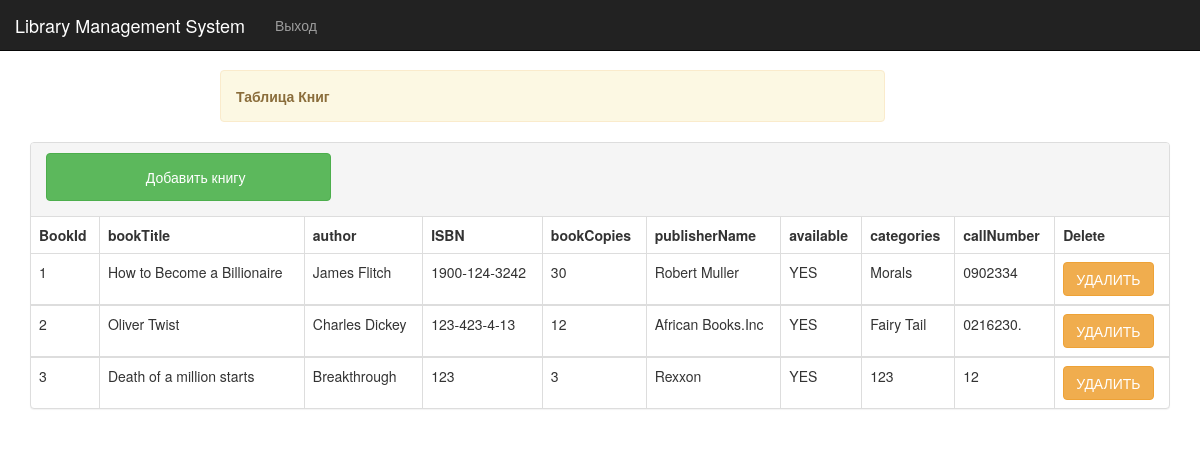
Page /bookstable.php on the earlier database version.
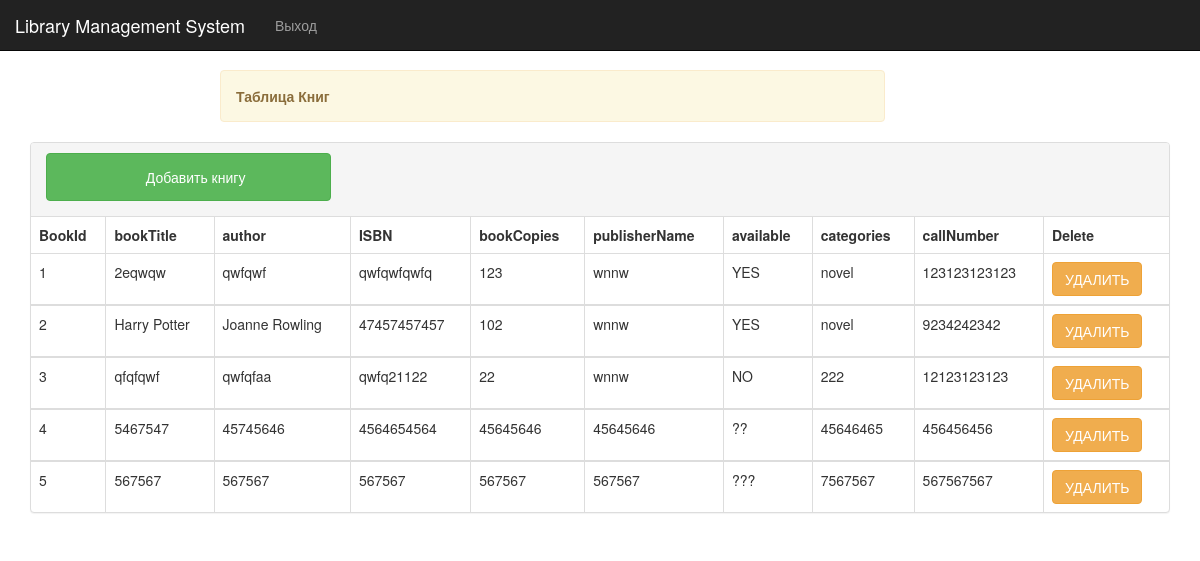
Same page on the later database version.
### tables this page shows
CREATE TABLE `books` (
  `bookId` int(11) NOT NULL,
  `bookTitle` varchar(150) NOT NULL,
  `author` varchar(60) NOT NULL,
  `ISBN` varchar(30) NOT NULL,
  `bookCopies` varchar(10) NOT NULL,
  `publisherName` varchar(60) NOT NULL,
  `available` varchar(10) NOT NULL,
  `categories` varchar(30) NOT NULL,
  `callNumber` varchar(30) NOT NULL
);

### bookstable.php (the view, shortened to what this page needs)
<?php
require 'includes/db-inc.php';
include "includes/header.php";
?>
<div class="container">
    <?php include "includes/nav.php"; ?>
	<div class="alert alert-warning col-lg-7 col-md-12 col-sm-12 col-xs-12 col-lg-offset-2 col-md-offset-0 col-sm-offset-1 col-xs-offset-0" style="margin-top:70px">
	    <strong>Таблица Книг</strong>
	</div>
	</div>
	<div class="container">
		<div class="panel panel-default">
		  <div class="panel-heading">
		  	<div class="row">
		  	  <a href="addbook.php"><button class="btn btn-success col-lg-3 col-md-4 col-sm-11 col-xs-11 button" style="margin-left: 15px;margin-bottom: 5px"><span class="glyphicon glyphicon-plus-sign"></span> Добавить книгу</button></a>
			  <div class="col-lg-6 col-md-6 col-sm-12 col-xs-12 pull-right">
			  </div>
			</div>
		  </div>
		  <table class="table table-bordered">
	 <thead>
	 <tr>
		 <th>BookId</th>
			  <th>bookTitle</th>
			  <th>author</th>
			  <th>ISBN</th>
			  <th>bookCopies</th>
			  <th>publisherName</th>
			  <th>available</th>
			  <th>categories</th>
			  <th>callNumber</th>
			   <th>Delete</th>
	 </tr>
</thead>
  <?php
if(isset($_POST['search'])){
	$text = sanitize(trim($_POST['text']));
	 $sql = "SELECT * FROM books where BookId = $text ";
	 $query = mysqli_query($conn, $sql);
	 while($row=mysqli_fetch_array($query)){ ?>
		<tbody>
		<td><?php echo $row['bookId']; ?></td>
		<td><?php echo $row['bookTitle']; ?></td>
		<td><?php echo $row['author']; ?></td>
		<td><?php echo $row['ISBN']; ?></td>
		<td><?php echo $row['bookCopies']; ?></td>
		<td><?php echo $row['publisherName']; ?></td>
		<td><?php echo $row['available']; ?></td>
		<td><?php echo $row['categories']; ?></td>
		<td><?php echo $row['callNumber']; ?></td>
		<form method='post' action='bookstable.php'>
		<input type='hidden' value="<?php echo $row['bookId']; ?>" name='id'>
		<td><button name='del' type='submit' value='Delete' class='btn btn-warning' onclick='return Delete()'>УДАЛИТЬ</button></td>
		</form>
		</tbody>
	<?php  }
 }
 else{
	$sql2 = "SELECT * from books";
	$query2 = mysqli_query($conn, $sql2);
	$counter = 1;
	while ($row = mysqli_fetch_array($query2)) { ?>
	<tbody>
		<td><?php echo $counter++; ?></td>
		<td><?php echo $row['bookTitle']; ?></td>
		<td><?php echo $row['author']; ?></td>
		<td><?php echo $row['ISBN']; ?></td>
		<td><?php echo $row['bookCopies']; ?></td>
		<td><?php echo $row['publisherName']; ?></td>
		<td><?php echo $row['available']; ?></td>
		<td><?php echo $row['categories']; ?></td>
		<td><?php echo $row['callNumber']; ?></td>
		<form method='post' action='bookstable.php'>
		<td><button name='del' type='submit' value='Delete' class='btn btn-warning' onclick='return Delete()'>УДАЛИТЬ</button></td>
		</form>
		</tbody>
<?php 	}
 }
 ?>
		   </table>
	  </div>
	</div>
</body>
</html>

### includes/header.php (shortened to what this page needs)
<!DOCTYPE html>
<html>
<head>
    <link rel="stylesheet" type="text/css" href="css/bootstrap.css">
    <link rel="stylesheet" type="text/css" href="font-awesome-4.7.0/css/font-awesome.css">
    <link rel="stylesheet" type="text/css" href="css/style.css">
    <link rel="stylesheet" type="text/css" href="css/sweetalert.css">
</head>
<body>

### includes/nav.php (shortened to what this page needs)
<nav class="navbar navbar-inverse navbar-fixed-top">
    <div class="container-fluid">
        <div class="navbar-header">
            <a class="navbar-brand" href="#">Library Management System</a>
        </div>
        <div class="collapse navbar-collapse" id="bs-example">
            <ul class="nav navbar-nav">
            <ul class="nav navbar-nav navbar-right">
                <li><a href="logout.php">Выход</a></li>
            </ul>
        </div>
    </div>
</nav>

### css/style.css (style rules this page uses)
body { overflow-x: hidden; }
.alert { margin-top: 40px; }
.button { height: 48px }

Differences in the rows shown:
removed books: bookTitle "How to Become a Billionaire", author "James Flitch", ISBN "1900-124-3242", bookCopies "30", publisherName "Robert Muller", available "YES", categories "Morals", callNumber "0902334"
removed books: bookTitle "Oliver Twist", author "Charles Dickey", ISBN "123-423-4-13", bookCopies "12", publisherName "African Books.Inc", available "YES", categories "Fairy Tail", callNumber "0216230."
removed books: bookTitle "Death of a million starts", author "Breakthrough", ISBN "123", bookCopies "3", publisherName "Rexxon", available "YES", categories "123", callNumber "12"
added books: bookTitle "2eqwqw", author "qwfqwf", ISBN "qwfqwfqwfq", bookCopies "123", publisherName "wnnw", available "YES", categories "novel", callNumber "123123123123"
added books: bookTitle "Harry Potter", author "Joanne Rowling", ISBN "47457457457", bookCopies "102", publisherName "wnnw", available "YES", categories "novel", callNumber "9234242342"
added books: bookTitle "qfqfqwf", author "qwfqfaa", ISBN "qwfq21122", bookCopies "22", publisherName "wnnw", available "NO", categories "222", callNumber "12123123123"
added books: bookTitle "5467547", author "45745646", ISBN "4564654564", bookCopies "45645646", publisherName "45645646", available "??", categories "45646465", callNumber "456456456"
added books: bookTitle "567567", author "567567", ISBN "567567", bookCopies "567567", publisherName "567567", available "???", categories "7567567", callNumber "567567567"
